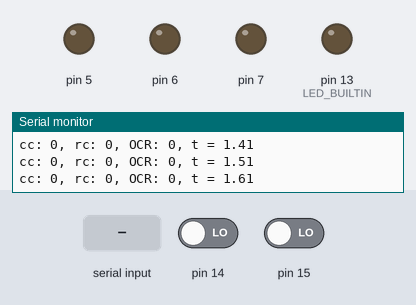
Recording of a sketch running on a simulated Arduino Mega 2560, built with avr-gcc and run on an emulated ATmega2560. Shown: output pins drawn as LEDs (lit = HIGH), the last lines printed to the serial monitor. The test bench sets the inputs (shaded band); at power-on: pin 14 LOW, pin 15 LOW.

Above: at 1.7 s.
1.8 s: "90,45," received over Serial
At 3.55 s:
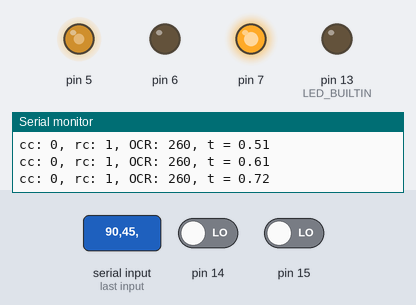
4.8 s: "c1," received over Serial
7.3 s: pin 14 driven HIGH
At 7.79 s:
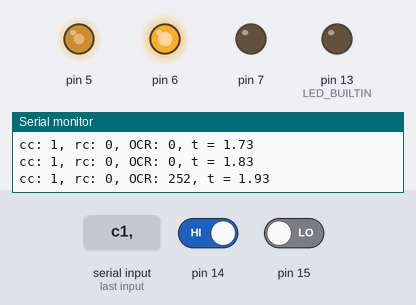
10.3 s: pin 15 driven HIGH
13.3 s: "30,150," received over Serial
At 23.19 s:
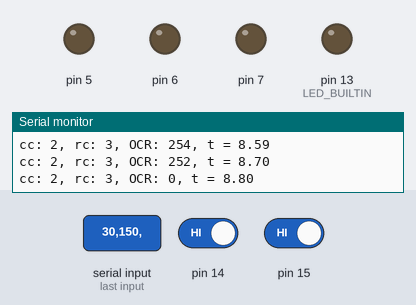
Timing chart, 0 to 27.6 s (numbered marks = the images above; inputs shaded):
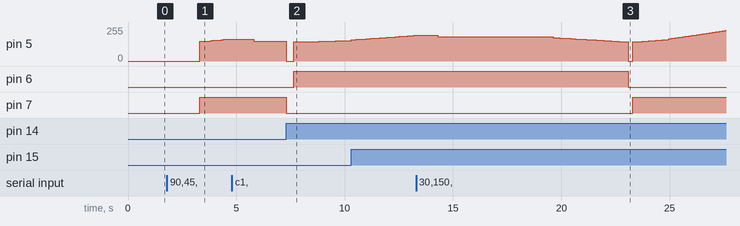

The sketch:

EDDesktopMega.ino
```cpp
// Include the correct display library
// For a connection via I2C using Wire include
#include "PID.h"
#define PinUp 51
#define PinDown 53

uint32_t lastVelocityControlMillis = 0;
//int32_t finalRequiredCount = 0;
//int32_t startingCount = 0;
//uint32_t completeUntil = 0;
//uint32_t startingMillis = 0;
//int32_t requiredCount = 0;
volatile int32_t currentCount = 0;
uint32_t lastMillis = 0;
uint32_t lastSerialMillis = 0;
PIDClass PositionController = PIDClass(5, 0.0001, 0);
int8_t dir = 0;

uint8_t PG1_CWMap[] = { 0,0,1,1 };
uint8_t PG2_CWMap[] = { 0,1,1,0 };
int8_t lastPos = 0;
uint8_t readPos();
void handleInterrupt();
void setup() {
	Serial.begin(115200);
	Serial.println(F("Begin"));
	delay(500);
	//pinMode(PinEnable, OUTPUT);
	//pinMode(PinA, OUTPUT);
	//pinMode(PinB, OUTPUT);
	pinMode(LED_BUILTIN, 1);
	//pinMode(PinUp, INPUT_PULLUP);
	//pinMode(PinDown, INPUT_PULLUP);
	//analogWrite(PinEnable, 100);
	//digitalWrite(PinA, 0);
	//digitalWrite(PinB, 1);
	DDRH |= 1 << 3; // PG1
	DDRH |= 1 << 4;	// PG2
	DDRE |= (1 << 3); // EN

	TCCR3A = (1 << COM3A1) | (0 << COM3A0) | (0 << COM3B1) | (0 << COM3B0) | (0 << COM3C1) | (0 << COM3C0) | (1 << WGM31) | (0 << WGM10);
	TCCR3B = (0 << ICNC3) | (0 << ICES3) | (1 << WGM33) | (1 << WGM32) | (0 << CS32) | (0 << CS31) | (1 << CS30);
	//TCCR3C = 0b00001001;
	ICR3 = 450;
	/*attachInterrupt(digitalPinToInterrupt(PinPG1), handleInterrupt, CHANGE);
	attachInterrupt(digitalPinToInterrupt(PinPG2), handleInterrupt, CHANGE);*/
	PositionController._max = 100;
	PositionController._min = -100;
	lastPos = readPos();
	PORTH = 0;
}
bool _lastDir = 0;
void handleInterrupt()
{
	uint8_t pos = readPos();
	if (pos != lastPos)
	{
		if (pos == (lastPos + 1) % 4) // fwd
		{
			currentCount++;
			_lastDir = 1;
		}
		if (pos == (lastPos + 3) % 4) // rev
		{
			currentCount--; _lastDir = 0;
		}
		else
		{
			if (_lastDir == 1)
				currentCount++;
			else
				currentCount--;
			// we skipped something
		}
		lastPos = pos;
	}
}
String PadLeft(String str, String pad, int length)
{
	while (str.length() < length)
		str = pad + str;
	return str;
}
uint8_t readPos()
{
	uint8_t pg1 = (PINJ >> 0) % 2;
	uint8_t pg2 = (PINJ >> 1) % 2;
	uint8_t pos = 0;
	for (int i = 0; i < 4; i++)
	{
		if (PG1_CWMap[i] == pg1 && PG2_CWMap[i] == pg2)
		{
			pos = i;
			break;
		}
	}
	return pos;
}
uint8_t lastPrintedPos = 0;
void motorWrite(int power)
{
	if (power > 0)
		OCR3A = power * 2 + 250;
	else if (power < 0)
		OCR3A = (-power) * 2 + 250;
	else
		OCR3A = 0;

	uint8_t current = PORTH;
	current &= ~(0b11 << 3);
	if (power < 0)
	{
		current |= 1 << 3;
	}
	else if (power > 0)
	{
		current |= 1 << 4;
	}
	PORTH = current;
}
int32_t requiredCount = 0;
float aMax = 6000, vMax = 4000;
float time0 = 0, s0 = 0;
float time1 = 0, s1 = 0;
float time2 = 0, s2 = 0;
float time3 = 0, s3 = 0;
float vTravel = 0;
bool reverse = false;

void loop()
{
	if (millis() > lastVelocityControlMillis)
	{
		lastVelocityControlMillis = millis();
		if (millis() < time1 * 1000) // rising
		{
			float t = (millis() / 1000.0F - time0);
			if (!reverse)
				requiredCount = s0 + 0 + 0.5F * aMax * t * t;
			else
				requiredCount = s0 + 0 - 0.5F * aMax * t * t;
		}
		else if (millis() < time2 * 1000) // drag
		{
			if (!reverse)
				requiredCount = s1 + vTravel * (millis() / 1000.0F - time1);
			else
				requiredCount = s1 - vTravel * (millis() / 1000.0F - time1);
		}
		else if (millis() < time3 * 1000) // falling
		{
			float t = (millis() / 1000.0F - time2);
			if (!reverse)
				requiredCount = s2 + vTravel * t - 0.5F * aMax * t * t;
			else
				requiredCount = s2 - (vTravel * t - 0.5F * aMax * t * t);
		}
		else // overdue
		{
			//if (!reverse)
				requiredCount = s3;
			//else
			//requiredCount = s3;
		}
	}

	//delay(1);
	int32_t dtI = micros() - lastMillis;
	float dt = dtI / 1000000.0F;
	float S = PositionController.Signal(requiredCount, currentCount, dt);
	motorWrite(S);
	uint8_t pos = readPos();
	if (lastPos != pos)
	{
		lastPrintedPos = pos;
		if (pos != lastPos)
		{
			if (pos == (lastPos + 1) % 4) // fwd
			{
				currentCount++;
				_lastDir = 1;
			}
			else if (pos == (lastPos + 3) % 4) // rev
			{
				currentCount--;
				_lastDir = 0;
			}
			else
			{
				if (_lastDir == 1)
					currentCount++;
				else
					currentCount--;
				// we skipped something
			}
			lastPos = pos;
		}
	}
	if (millis() - lastSerialMillis > 100)
	{
		lastSerialMillis = millis();
		Serial.print(F("cc: "));
		Serial.print(currentCount);
		Serial.print(F(", rc: "));
		Serial.print(requiredCount);
		Serial.print(F(", OCR: "));
		Serial.print(OCR3A);
		Serial.print(F(", t = "));
		Serial.println(millis() / 1000.0F - time0);

	}
	if (Serial.available())
	{
		float finalRequiredCount = Serial.readStringUntil(',').toInt();
		float tAllowed = Serial.readStringUntil('\n').toFloat();
		float sToTravel = finalRequiredCount - currentCount;
		bool isNeg = sToTravel < 0;
		if (isNeg)
			sToTravel = -sToTravel;
		// Fig 1
		float vStart = 0;
		float vEnd = 0;

		// syms('P2x', 'P2y', 'a_m', 'c1', 'c2', 'v_s', 'v_e', 't_m', 'v_m');
		// L1 = P2y == a_m * P2x + v_s;
		// L2 = P2y == -a_m * P2x + v_e + a_m * t_m;
		// P2 = solve([L1, L2], [P2x, P2y]);

		// x2 = P2.P2x;
		// y2 = P2.P2y;

		float x2 = (vEnd - vStart + aMax * tAllowed) / (2 * aMax);
		float y2 = vEnd / 2 + vStart / 2 + (aMax * tAllowed) / 2;

		float t_1b = 0, t_2b = 0, t_3b = 0;

		if (y2 > vMax) // trapezium
		{
			Serial.println(F("Its a trapezium"));
			// Fig 2
			float x3 = (vMax - vStart) / aMax;
			float y3 = vMax;
			float x4 = tAllowed - (vEnd - vMax) / (-aMax);
			float y4 = vMax;
			float t_1 = x3;
			float t_2 = x4 - x3;
			float t_3 = tAllowed - x4;
			float a1 = 0.5 * t_1 * (vMax - vStart);
			float a2 = t_1 * vStart;
			float a3 = t_2 * vMax;
			float a4 = 0.5 * t_3 * (vMax - vEnd);
			float a5 = t_3 * vEnd;
			float area = a1 + a2 + a3 + a4 + a5;
			if (area < sToTravel)
			{
				Serial.println(F("Travel not possible 1"));
				return;
			}
			// find out the maxV we are going to use
			// syms('a_1', 'a_2', 'a_3', 'a_4', 'a_5', '_vTravel', 'sTravel', 't_1', 't_2', 't_3')
			// ee6 = 0.5 * t_1 * (_vTravel - v_s) + t_1 * v_s + t_2 * _vTravel + 0.5 * t_3 * (_vTravel - v_e) + t_3 * v_e == sTravel;
		// solve(ee6, _vTravel)
			float _vTravel = vEnd / 2 + vStart / 2 + (aMax * tAllowed) / 2 - sqrt(aMax * aMax * tAllowed * tAllowed + 2 * aMax * tAllowed * vEnd + 2 * aMax * tAllowed * vStart - 4 * sToTravel * aMax - vEnd * vEnd + 2 * vEnd * vStart - vStart * vStart) / 2;

			// recalculate the trapezium
			float x3b = (_vTravel - vStart) / aMax;
			float y3b = _vTravel;
			float x4b = tAllowed - (vEnd - _vTravel) / (-aMax);
			float y4b = _vTravel;
			t_1b = x3b;
			t_2b = x4b - x3b;
			t_3b = tAllowed - x4b;
			vTravel = _vTravel;
		}
		else// its a triangle
		{
			Serial.println(F("Its a triangle"));
			// lets see if acc or dec is possible
			if (vEnd > vStart)
			{
				if ((vEnd - vStart) / tAllowed > aMax)
				{
					Serial.println(F("Travel not possible 2"));
					return;
				}
			}
			else
			{
				if ((vEnd - vStart) / tAllowed < -aMax)
				{
					Serial.println(F("Travel not possible 3"));
					return;
				}
			}
			// figure 3
			float a1 = 0.5 * x2 * (y2 - vStart);
			float a2 = x2 * vStart;
			float a3 = 0.5 * (tAllowed - x2) * (y2 - vEnd);
			float a4 = (tAllowed - x2) * vEnd;
			float area = a1 + a2 + a3 + a4;
			if (area < sToTravel)
			{
				Serial.println(F("Travel not possible 4"));
				Serial.println(area);
				Serial.println(sToTravel);
				return;
			}
			float _vTravel = vEnd / 2 + vStart / 2 + (aMax * tAllowed) / 2 - sqrt(aMax * aMax * tAllowed * tAllowed + 2 * aMax * tAllowed * vEnd + 2 * aMax * tAllowed * vStart - 4 * sToTravel * aMax - vEnd * vEnd + 2 * vEnd * vStart - vStart * vStart) / 2;
			// vTravel2 = vEnd / 2 + vStart / 2 + (aMax * tAllowed) / 2 + (aMax ^ 2 * tAllowed ^ 2 + 2 * aMax * tAllowed * vEnd + 2 * aMax * tAllowed * vStart - 4 * sToTravel * aMax - vEnd ^ 2 + 2 * vEnd * vStart - vStart ^ 2) ^ (1 / 2) / 2
			// calculate the trapezium
			float 	x3b = (_vTravel - vStart) / aMax;
			float y3b = _vTravel;
			float x4b = tAllowed - (vEnd - _vTravel) / (-aMax);
			float y4b = _vTravel;
			t_1b = x3b;
			t_2b = x4b - x3b;
			t_3b = tAllowed - x4b;
			vTravel = _vTravel;
		}
		time0 = millis() / 1000.0F;
		time1 = time0 + t_1b;
		time2 = time1 + t_2b;
		time3 = time2 + t_3b;
		if (!isNeg)
		{
			s0 = currentCount;
			s1 = s0 + 0 + 0.5F * aMax * t_1b * t_1b;
			s2 = s1 + vTravel * t_2b;
			s3 = s0 + sToTravel;
		}
		else
		{
			s0 = currentCount;
			s1 = s0 - (0 + 0.5F * aMax * t_1b * t_1b);
			s2 = s1 - vTravel * t_2b;
			s3 = s0 - sToTravel;
		}
		reverse = isNeg;
		Serial.print(F("reverse = ")); Serial.println(reverse);
		Serial.print(F("vTravel = ")); Serial.println(vTravel);
		Serial.print(F("time0 = ")); Serial.println(time0);
		Serial.print(F("time1 = ")); Serial.println(time1);
		Serial.print(F("time2 = ")); Serial.println(time2);
		Serial.print(F("time3 = ")); Serial.println(time3);
		Serial.print(F("s0 = ")); Serial.println(s0);
		Serial.print(F("s1 = ")); Serial.println(s1);
		Serial.print(F("s2 = ")); Serial.println(s2);
		Serial.print(F("s3 = ")); Serial.println(s3);
		lastVelocityControlMillis = millis() - 1;
	}
}
```

PID.cpp
```cpp
//
//
//

#include "PID.h"
PIDClass::PIDClass(float Kp_, float Ki_, float Kd_)
{
	_Kp = Kp_; _Ki = Ki_; _Kd = Kd_;
	I = 0;
}

float PIDClass::Signal(float setpoint, float pv, float _dt)
{
	// Calculate error
	float error = setpoint - pv;

	// Proportional term
	float Pout = _Kp * error;

	// Integral term
	_integral += error * _dt;
	// Restrict to max/min
	float Iout = _Ki * _integral;

	if (_Ki != 0)
	{
		if (_integral * _Ki > _max)
			_integral = _max / _Ki;
		else if (_integral * _Ki < _min)
			_integral = _min / _Ki;
	}
	// Derivative term
	float derivative = (error - _pre_error) / _dt;
	float Dout = _Kd * derivative;

	// Calculate total output
	float output = Pout + Iout + Dout;

	// Restrict to max/min
	if (output > _max)
		output = _max;
	else if (output < _min)
		output = _min;

	// Save error to previous error
	_pre_error = error;

	return output;
}
```

PID.h
```cpp
// PID.h

#ifndef _PID_h
#define _PID_h

#if defined(ARDUINO) && ARDUINO >= 100
#include "arduino.h"
#else
#include "WProgram.h"
#endif

class PIDClass
{
public:
	PIDClass(float Kp_, float Ki_, float Kd_);
	float Signal(float ref, float position, float dt);
	float I = 0;
	float _Kp = 0, _Ki = 0, _Kd = 0, _min = 0, _max = 255;
	float _pre_error = 0;
	float _integral = 0;
};

#endif
```

Measured:
- after the input at 1.8 s, pin 5: moves from 0/255 to 164/255 over 1.5 s, starting after 1.5 s; pin 7: LOW → HIGH after 1.5 s
- after the input at 7.3 s, pin 5: 147/255 → 0/255 at once, → 143/255 0.34 s later, → 144/255 0.31 s later, → 145/255 0.30 s later, … (11 changes in this stretch); pin 6: LOW → HIGH after 0.34 s; pin 7: HIGH → LOW at once
- after the input at 13.3 s, pin 6: HIGH → LOW after 9.8 s; pin 7: LOW → HIGH after 10.0 s
